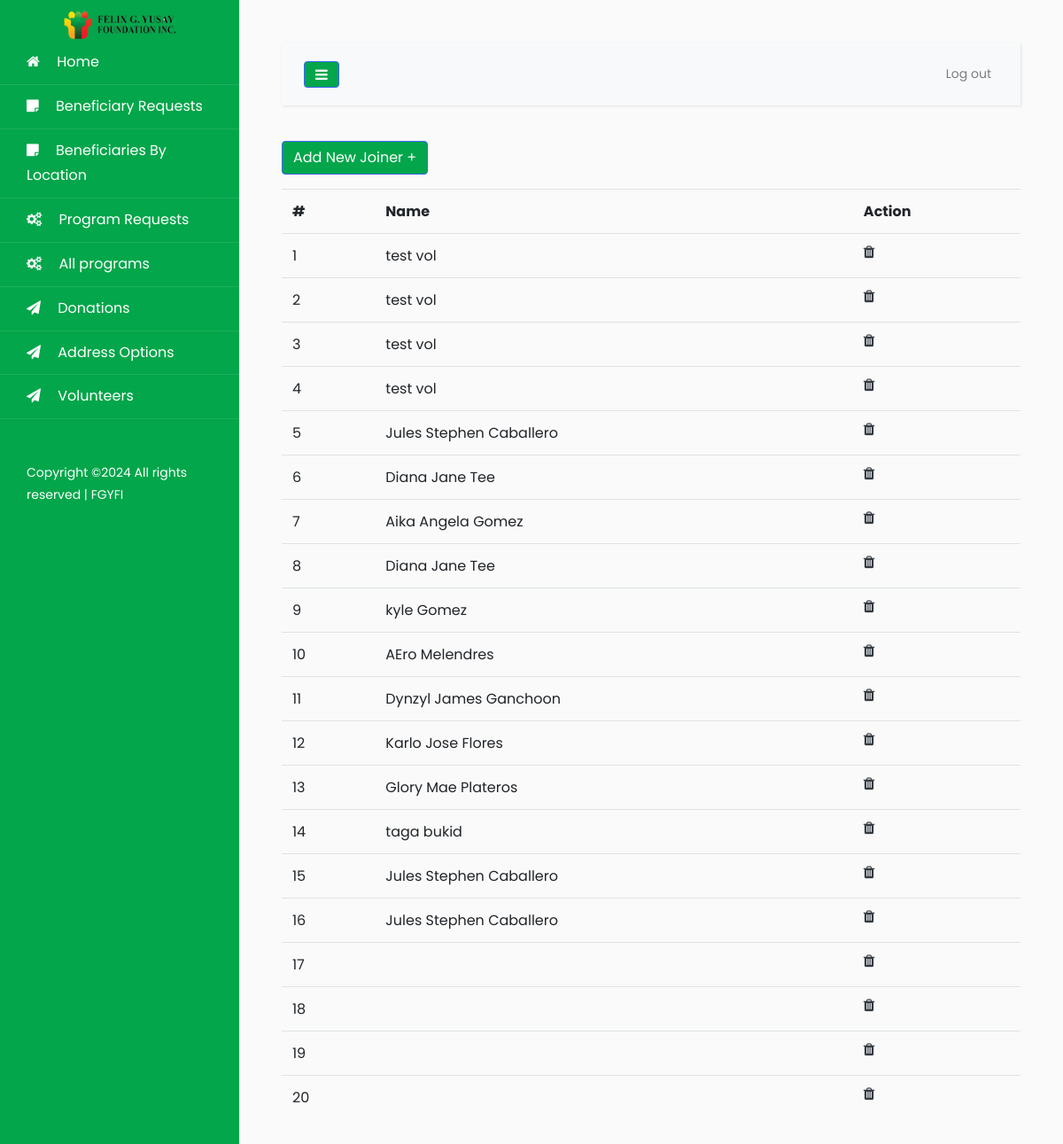
The page /pages/mission-joiners.php (signed in) on the database its author committed.
### tables this page shows
CREATE TABLE `joiner` (
  `Id` int(11) NOT NULL AUTO_INCREMENT,
  `programId` int(11) DEFAULT NULL,
  `userId` int(11) DEFAULT NULL,
  PRIMARY KEY (`Id`)
);

CREATE TABLE `account` (
  `Id` tinyint(11) NOT NULL AUTO_INCREMENT,
  `username` varchar(100) NOT NULL DEFAULT '',
  `password` varchar(100) NOT NULL,
  `firstName` varchar(150) DEFAULT NULL,
  `lastName` varchar(150) DEFAULT NULL,
  `status` varchar(255) DEFAULT 'Inactive',
  `role` varchar(20) DEFAULT NULL,
  `dateAdded` date DEFAULT NULL,
  `birthday` date DEFAULT NULL,
  `sex` varchar(255) DEFAULT NULL,
  `age` int(11) DEFAULT NULL,
  `phone` varchar(255) DEFAULT NULL,
  `email` varchar(255) DEFAULT NULL,
  `volunteerId` int(11) DEFAULT NULL,
  PRIMARY KEY (`Id`)
);

### config/Models.php (called while the page is built, shortened)
<?php
include "CRUD.php";
function account() {
	$crud = new CRUD;
	$crud->table = "account";
	return $crud;
}
function joiner() {
	$crud = new CRUD;
	$crud->table = "joiner";
	return $crud;
}
?>

### config/CRUD.php (called while the page is built)
<?php class CRUD{var $table;var $obj=array();function arrayToQuery($query){$query_array=array();foreach($query as $key=>$key_value){if($key_value=="NOW()"){$query_array[]="$key=$key_value";}else{$query_array[]="$key='".htmlspecialchars($key_value,ENT_QUOTES)."'";}}return implode(', ',$query_array);}function list($query=""){$query=$query?"where ".$query:"";$db=Database::connect();$pdo=$db->prepare("select * from $this->table $query");$pdo->execute();$result=$pdo->fetchAll(PDO::FETCH_OBJ);Database::disconnect();return $result;}function count($query=""){$query=$query?"where ".$query:"";$db=Database::connect();$pdo=$db->prepare("select * from $this->table $query");$pdo->execute();Database::disconnect();return $pdo->rowCount();}function get($args){$db=Database::connect();$pdo=$db->prepare("select * from $this->table where $args");$pdo->execute();$result=$pdo->fetch(PDO::FETCH_OBJ);Database::disconnect();return $result;}function create(){$object=$this->arrayToQuery($this->obj);$db=Database::connect();$pdo=$db->prepare("insert into $this->table set $object");$pdo->execute();Database::disconnect();}function update($args){$object=$this->arrayToQuery($this->obj);$db=Database::connect();$pdo=$db->prepare("update $this->table set $object where $args");$pdo->execute();Database::disconnect();}function delete($args){$db=Database::connect();$pdo=$db->prepare("delete from $this->table where $args");$pdo->execute();Database::disconnect();}} ?>

### pages/mission-joiners.php (the view, shortened to what this page needs)
<?php
$ROOT_DIR="../";
include $ROOT_DIR . "templates/header.php";
$missionId = $_GET["missionId"];
$joiner_list = joiner()->list();
?>
<button type="button" class="btn btn-primary mb-3" href="javascript:void(0)" id="btn-add-item">
  Add New Joiner +
</button>
<table class="table">
  <tr>
    <th>#</th>
    <th>Name</th>
    <th>Action</th>
  </tr>
<?php
  $count = 0;
 foreach ($joiner_list as $row):
   $vol = account()->get("Id=$row->userId");
   $count +=1;
    ?>
  <tr class="item-items">
    <td class="item-data"
    ><?=$count;?></td>
    <td><?=$vol->firstName;?> <?=$vol->lastName;?></td>
    <td>
      <div class="action-btn">
        <a href="process.php?action=joiner-delete&Id=<?=$row->Id?>&missionId=<?=$missionId?>" class="text-dark ms-2">
          <i class="fa fa-trash fs-5"></i>
        </a>
      </div>
    </td>
  </tr>
<?php endforeach; ?>
</table>
<?php include $ROOT_DIR . "templates/footer.php"; ?>

### templates/header.php (style rules this page uses)
.btn-primary { background: #03a64a !important; }

### rows shown on the page
joiner: userId.firstName "test", userId.lastName "vol"
joiner: userId.firstName "test", userId.lastName "vol"
joiner: userId.firstName "test", userId.lastName "vol"
joiner: userId.firstName "test", userId.lastName "vol"
joiner: userId.firstName "Jules Stephen", userId.lastName "Caballero"
joiner: userId.firstName "Diana Jane", userId.lastName "Tee"
joiner: userId.firstName "Aika Angela", userId.lastName "Gomez"
joiner: userId.firstName "Diana Jane", userId.lastName "Tee"
joiner: userId.firstName "kyle", userId.lastName "Gomez"
joiner: userId.firstName "AEro", userId.lastName "Melendres"
joiner: userId.firstName "Dynzyl James", userId.lastName "Ganchoon"
joiner: userId.firstName "Karlo Jose", userId.lastName "Flores"
joiner: userId.firstName "Glory Mae", userId.lastName "Plateros"
joiner: userId.firstName "taga", userId.lastName "bukid"
joiner: userId.firstName "Jules Stephen", userId.lastName "Caballero"
joiner: userId.firstName "Jules Stephen", userId.lastName "Caballero"
